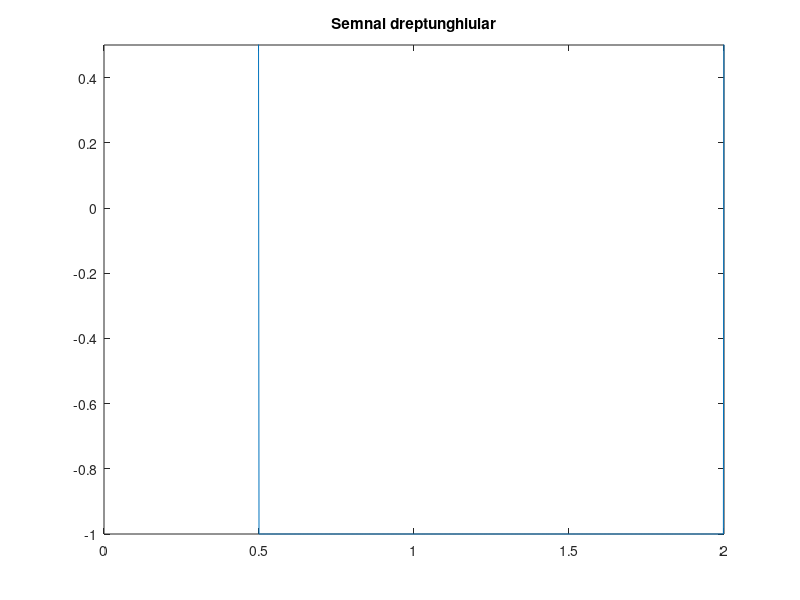
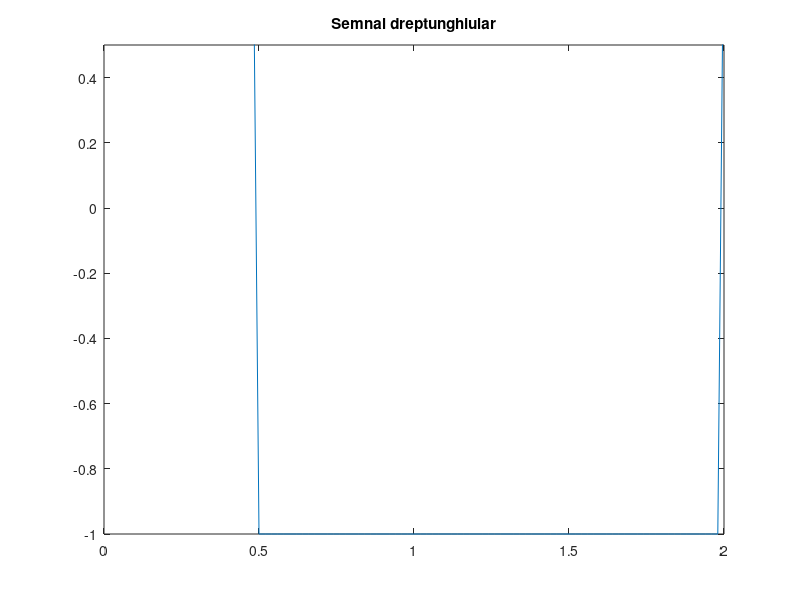
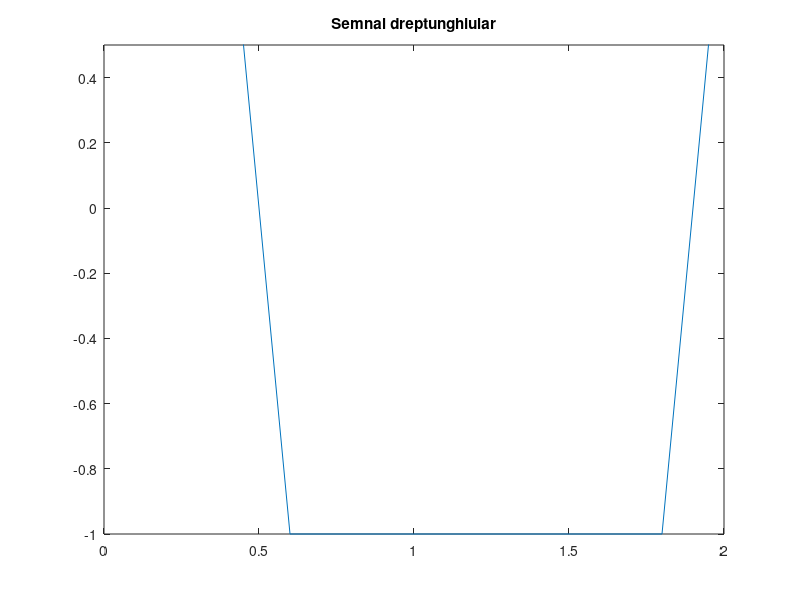

Write the MATLAB code that produced these figures, in order.
figure(1)
f=0.5; % f = 1/T = 1/2 = 0.5 Hz
duty_cycle=25; % factorul de umplere
t=0:0.002:2; 
x=square(2*pi*f*t,duty_cycle); %generarea semnalului dreptunghiular
plot(t,x);
ylim([-1,0.5]);
title('Semnal dreptunghiular');

%%
figure(2)
f=0.5; % f = 1/T = 1/2 = 0.5 Hz
duty_cycle=25; % factorul de umplere
t=0:0.02:2; 
x=square(2*pi*f*t,duty_cycle); %generarea semnalului dreptunghiular
plot(t,x);
ylim([-1,0.5]);
title('Semnal dreptunghiular');

%%
figure(3)
f=0.5; % f = 1/T = 1/2 = 0.5 Hz 
duty_cycle=25; % factorul de umplere
t=0:0.2:2; 
x=square(2*pi*f*t,duty_cycle); %generarea semnalului dreptunghiular
plot(t,x);
ylim([-1,0.5]);
title('Semnal dreptunghiular');


